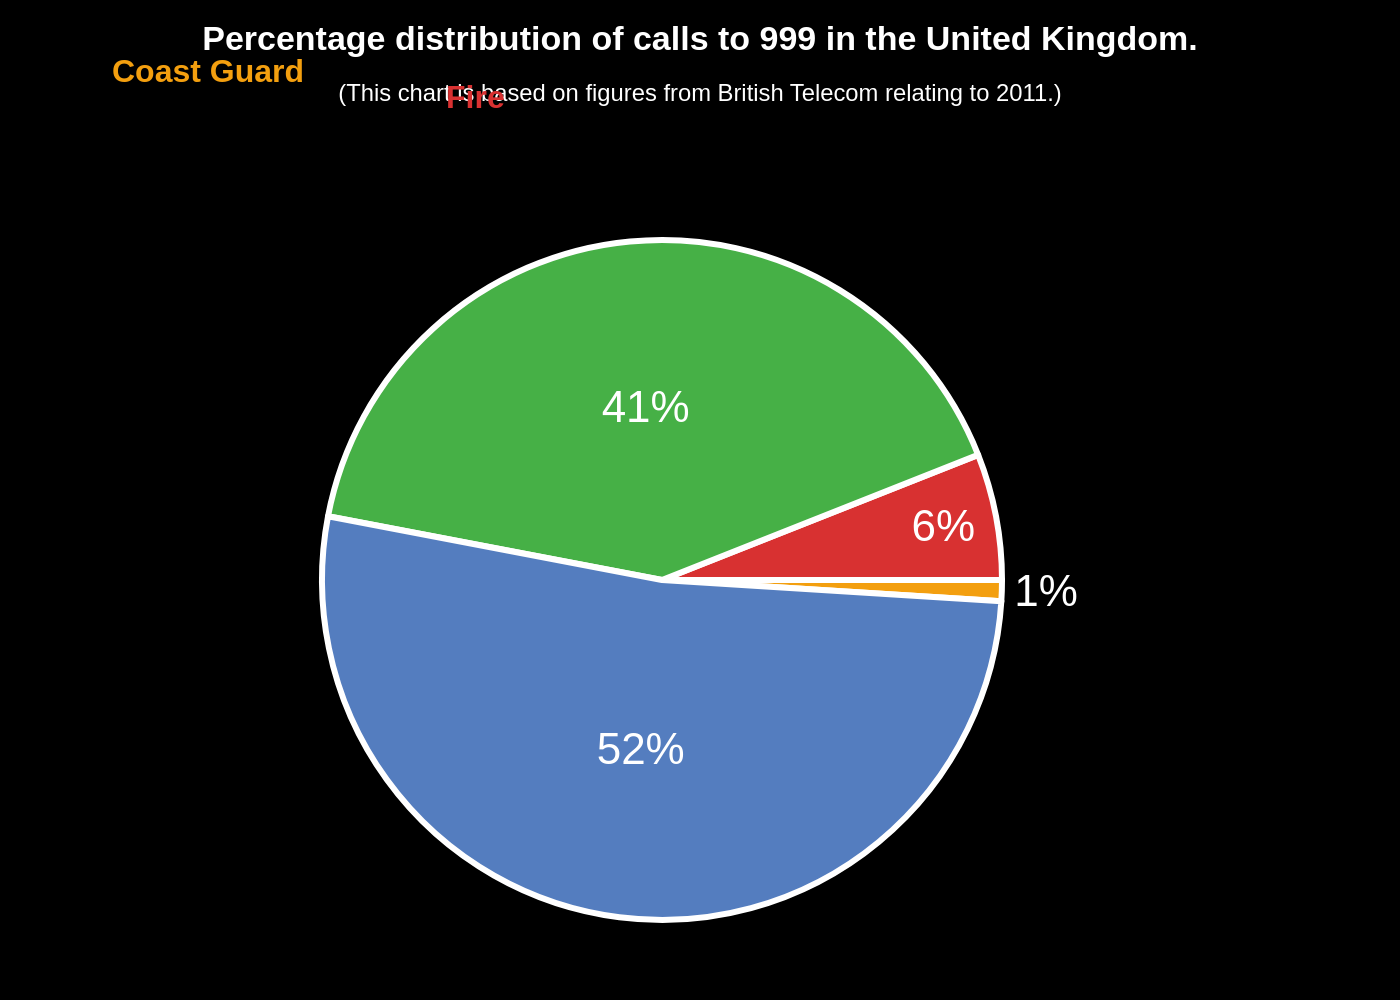

This figure's Python source:
import sys
import json
import plotly.graph_objects as go
import math

# --- 1. Load Data from JSON ---
# The script expects the JSON file path as the first command-line argument.
if len(sys.argv) < 2:
    print("Usage: python generate_chart.py <path_to_json_file>")
    sys.exit(1)

json_path = sys.argv[1]
filename_base = json_path.split('/')[-1].rsplit('.', 1)[0]

with open(json_path, 'r', encoding='utf-8') as f:
    config = json.load(f)

chart_data = config['chart_data']
texts = config['texts']
colors = config['colors']

# --- 2. Prepare Data for Plotting ---
labels = [d['label'] for d in chart_data]
values = [d['value'] for d in chart_data]

# --- 3. Create Pie Chart Trace ---
trace = go.Pie(
    labels=labels,
    values=values,
    marker={
        'colors': colors,
        'line': {'color': 'white', 'width': 3}
    },
    textinfo='percent',
    textfont={'color': 'white', 'size': 22},
    insidetextorientation='horizontal',
    hoverinfo='label+percent',
    sort=False,
    direction='counterclockwise',
    rotation=90  # Start the first slice (Coast Guard) at the 12 o'clock position
)

# --- 4. Create Annotations for External Labels ---
annotations = []
total_value = sum(values)
# Start angle for annotations (90 degrees is 12 o'clock)
current_angle_deg = 90
label_radius = 1.25 # Distance of labels from the center of the pie

for i, item in enumerate(chart_data):
    slice_angle_deg = (item['value'] / total_value) * 360
    # Calculate the midpoint angle of the slice for label placement
    mid_angle_deg = current_angle_deg - (slice_angle_deg / 2)
    mid_angle_rad = math.radians(mid_angle_deg)

    x_pos = label_radius * math.cos(mid_angle_rad)
    y_pos = label_radius * math.sin(mid_angle_rad)

    annotations.append(
        go.layout.Annotation(
            x=x_pos,
            y=y_pos,
            text=f"<b>{item['label']}</b>",
            showarrow=False,
            font=dict(
                family="Arial",
                size=16,
                color=colors[i]
            ),
            xanchor='center',
            yanchor='middle'
        )
    )
    # Update the angle for the next slice
    current_angle_deg -= slice_angle_deg

# --- 5. Configure Layout ---
title_text = f"<b>{texts['title']}</b>"
if texts.get('subtitle'):
    title_text += f"<br><sub>{texts['subtitle']}</sub>"

layout = go.Layout(
    title={
        'text': title_text,
        'y': 0.95,
        'x': 0.5,
        'xanchor': 'center',
        'yanchor': 'top'
    },
    font={'family': "Arial", 'color': 'white'},
    showlegend=False,
    paper_bgcolor='black',
    plot_bgcolor='black',
    margin={'l': 40, 'r': 40, 't': 120, 'b': 40},
    annotations=annotations,
    # Define a square aspect ratio and range to position annotations correctly
    xaxis=dict(showgrid=False, zeroline=False, showticklabels=False, visible=False, range=[-1.6, 1.6]),
    yaxis=dict(showgrid=False, zeroline=False, showticklabels=False, visible=False, range=[-1.6, 1.6], scaleanchor="x", scaleratio=1)
)

# --- 6. Generate and Save Chart ---
fig = go.Figure(data=[trace], layout=layout)
output_filename = f"{filename_base}.png"
fig.write_image(output_filename, scale=2)

print(f"Chart saved to {output_filename}")
